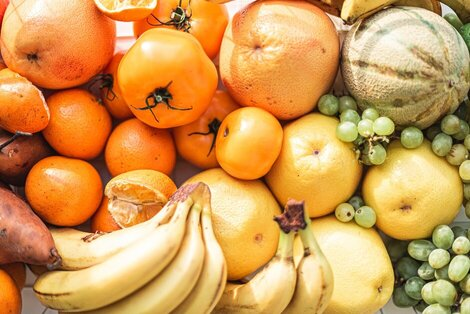
#> input picture img/fruit.jpg, 470 x 314 px
$ python sobel.py   (older library calls are emulated)
#> lines starting #> are read from the running program, lines starting #| are printed output that depends on the picture
import cv2
import numpy as np
from matplotlib import pyplot as plt


#Memasukkan Gambar
img0 = cv2.imread('img/fruit.jpg')
#> img0 is the input picture: shape (314, 470, 3); mean B, G, R 84.1, 153.2, 208.5


#Konfersi Greyscale
gray = cv2.cvtColor(img0, cv2.COLOR_BGR2GRAY)
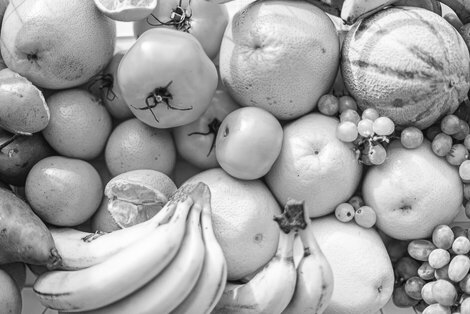
#> gray: shape (314, 470); min 5, max 255, mean 161.9


#Membuang Noise
img = cv2.GaussianBlur(gray,(3,3),0)


#Sobel (deteksi tepi sesuai koordinat)
sobelx = cv2.Sobel(img,cv2.CV_64F,1,0,ksize=5)
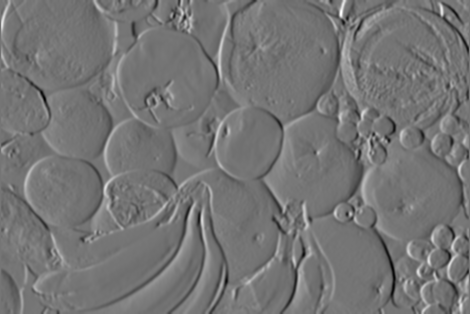
#> sobelx: shape (314, 470) float64; min -6539, max 7653, mean 0; drawn with min black and max white
sobely = cv2.Sobel(img,cv2.CV_64F,0,1,ksize=5)
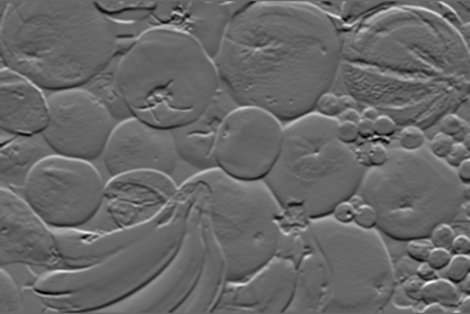
#> sobely: shape (314, 470) float64; min -5229, max 7516, mean -9.4; drawn with min black and max white
sobel = sobelx + sobely
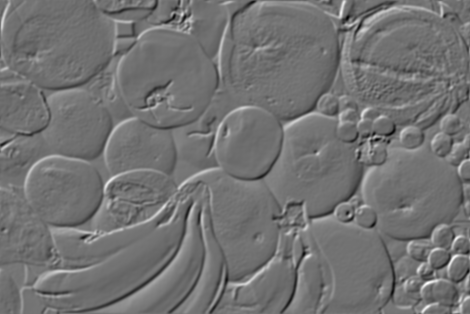
#> sobel: shape (314, 470) float64; min -8412, max 10206, mean -9.4; drawn with min black and max white


#Menampilkan Hasil
plt.subplot(2,2,1),plt.imshow(img,cmap = 'gray')
plt.title('Original'), plt.xticks([]), plt.yticks([])
plt.subplot(2,2,2),plt.imshow(sobel,cmap = 'gray')
plt.title('Sobel'), plt.xticks([]), plt.yticks([])
plt.subplot(2,2,3),plt.imshow(sobelx,cmap = 'gray')
plt.title('Sobel X'), plt.xticks([]), plt.yticks([])
plt.subplot(2,2,4),plt.imshow(sobely,cmap = 'gray')
plt.title('Sobel Y'), plt.xticks([]), plt.yticks([])

plt.show()
